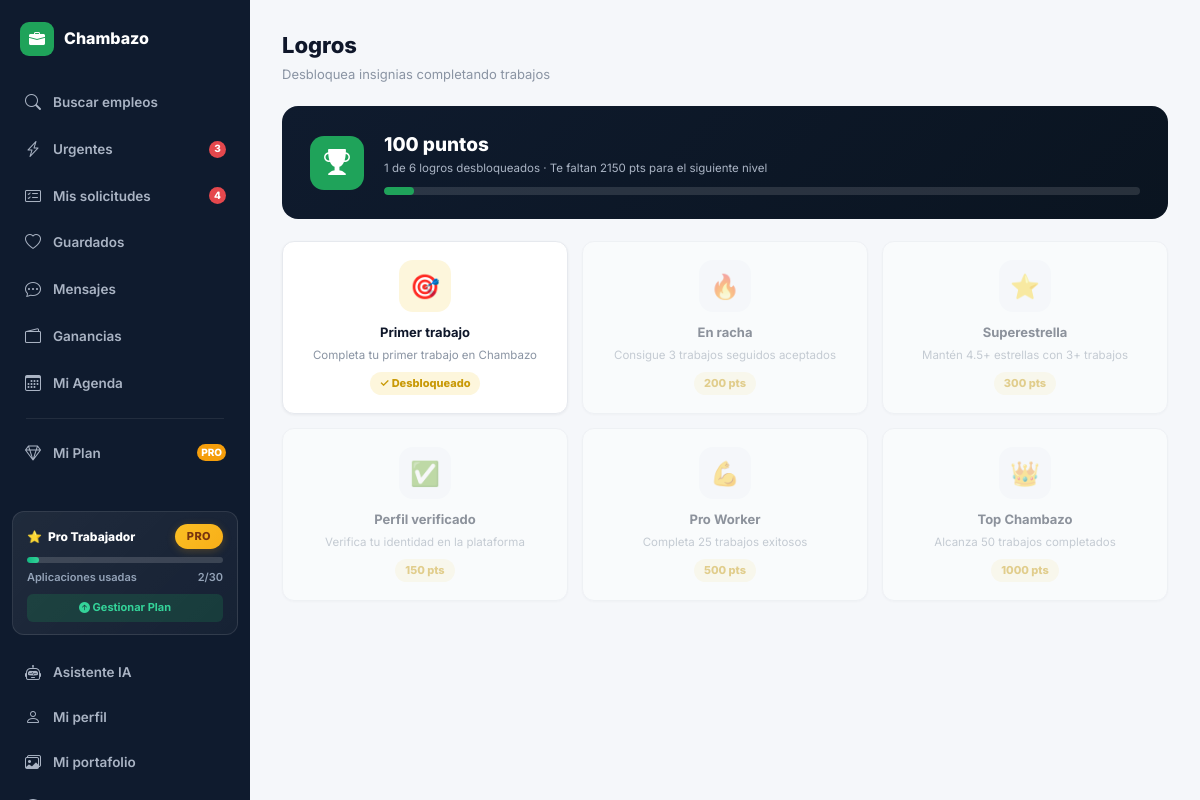
/logros/ (signed in), run on the app's committed database.
### core/models.py (models this page shows, shortened)
class SuscripcionUsuario(models.Model):
    usuario = models.OneToOneField(User, on_delete=models.CASCADE, related_name='suscripcion')
    plan = models.ForeignKey(PlanSuscripcion, on_delete=models.SET_NULL, null=True, related_name='suscriptores')
    fecha_inicio = models.DateTimeField(auto_now_add=True)
    fecha_renovacion = models.DateTimeField(null=True, blank=True)
    usos_este_mes = models.PositiveIntegerField(default=0)
    mes_actual = models.PositiveIntegerField(default=1)
    activa = models.BooleanField(default=True)
    metodo_pago_id = models.CharField(max_length=100, blank=True)
    @property
    def porcentaje_uso(self):
        if not self.plan or self.plan.es_ilimitado or self.plan.cupo_mensual == 0:
            return 0
        return min(100, int(self.usos_este_mes / self.plan.cupo_mensual * 100))

class PlanSuscripcion(models.Model):
    TIPO_ROL = [('trabajador', 'Trabajador'), ('contratista', 'Contratista')]
    TIPO_PLAN = [('basico', 'Básico'), ('pro', 'Pro'), ('premium', 'Premium')]
    nombre = models.CharField(max_length=50)
    slug = models.SlugField(unique=True)
    rol = models.CharField(max_length=20, choices=TIPO_ROL)
    tipo = models.CharField(max_length=20, choices=TIPO_PLAN)
    precio_mensual = models.DecimalField(max_digits=8, decimal_places=2, default=0)
    cupo_mensual = models.IntegerField(default=0, help_text='0 = ilimitado')
    destacado = models.BooleanField(default=False, help_text='Resalta visualmente este plan')
    beneficios = models.JSONField(default=list, blank=True)
    icono = models.CharField(max_length=10, default='🆓')
    color = models.CharField(max_length=20, default='#1FA35A')
    orden = models.PositiveIntegerField(default=0)
    activo = models.BooleanField(default=True)
    class Meta:
        ordering = ['rol', 'orden']
    @property
    def es_ilimitado(self):
        return self.cupo_mensual == 0 and self.tipo != 'basico'

class Logro(models.Model):
    codigo      = models.CharField(max_length=40, unique=True)
    nombre      = models.CharField(max_length=100)
    descripcion = models.CharField(max_length=200)
    icono       = models.CharField(max_length=10, default='🏆')
    puntos      = models.PositiveIntegerField(default=100)
    meta        = models.PositiveIntegerField(default=1, help_text='Cantidad requerida para desbloquear')
    orden       = models.PositiveIntegerField(default=0)
    class Meta:
        ordering = ['orden']

### core/views.py (the view)
# urls.py: path('logros/', views.logros, name='logros'),
@login_required
def logros(request):
    verificar_logros(request.user)
    todos = Logro.objects.all()
    obtenidos_ids = set(LogroObtenido.objects.filter(usuario=request.user).values_list('logro_id', flat=True))
    puntos_totales = Logro.objects.filter(id__in=obtenidos_ids).aggregate(s=Sum('puntos'))['s'] or 0
    puntos_max = todos.aggregate(s=Sum('puntos'))['s'] or 1
    lista = []
    for l in todos:
        lista.append({'logro': l, 'desbloqueado': l.id in obtenidos_ids})
    nivel_pct = int((puntos_totales / puntos_max) * 100) if puntos_max else 0
    ctx = ctx_base(request)
    ctx.update({
        'lista_logros': lista, 'puntos_totales': puntos_totales,
        'desbloqueados': len(obtenidos_ids), 'total_logros': todos.count(),
        'nivel_pct': nivel_pct, 'puntos_faltan': max(puntos_max - puntos_totales, 0),
        'active': 'logros',
    })
    return render(request, 'core/logros.html', ctx)

### core/context_processors.py (called while the page is built)
def global_settings(request):
    return {
        'GOOGLE_MAPS_KEY': getattr(settings, 'GOOGLE_MAPS_API_KEY', ''),
    }

### core/views.py (called while the page is built)
def _obtener_suscripcion(user):
    from datetime import timedelta
    try:
        return user.suscripcion
    except SuscripcionUsuario.DoesNotExist:
        rol = user.profile.rol
        plan_basico = PlanSuscripcion.objects.filter(rol=rol, tipo='basico', activo=True).first()
        if plan_basico:
            return SuscripcionUsuario.objects.create(
                usuario=user, plan=plan_basico,
                fecha_renovacion=timezone.now() + timedelta(days=30),
                mes_actual=timezone.now().month
            )
        return None

### core/templates/core/logros.html (shortened to what this page needs)
{% extends 'core/base.html' %}
{% block body %}
{% include 'core/_sidebar_trabajador.html' %}
<div class="page-hd"><div><h1>Logros</h1><p>Desbloquea insignias completando trabajos</p></div></div>
<div class="logro-hero">
  <div class="logro-hero-icon"><i class="bi bi-trophy-fill"></i></div>
  <div style="flex:1;">
    <div class="fw-800" style="font-size:19px;">{{ puntos_totales }} puntos</div>
    <div class="t-xs" style="color:#aab4c4;margin-bottom:10px;">{{ desbloqueados }} de {{ total_logros }} logros desbloqueados · Te faltan {{ puntos_faltan }} pts para el siguiente nivel</div>
    <div class="prog-wrap" style="background:rgba(255,255,255,.12);"><div class="prog-fill" style="width:{{ nivel_pct }}%;"></div></div>
  </div>
</div>
<div class="logros-grid">
  {% for item in lista_logros %}
  <div class="logro-card {% if not item.desbloqueado %}locked{% endif %}">
    <div class="logro-icon-box">{{ item.logro.icono }}</div>
    <div class="fw-700 t-sm">{{ item.logro.nombre }}</div>
    <div class="t-xs t-muted mt-4">{{ item.logro.descripcion }}</div>
    <div class="logro-pts">{% if item.desbloqueado %}✓ Desbloqueado{% else %}{{ item.logro.puntos }} pts{% endif %}</div>
  </div>
  {% endfor %}
</div>
{% include 'core/_sidebar_close.html' %}
{% endblock %}

### core/templates/core/_sidebar_trabajador.html (shortened to what this page needs)
<div class="app-shell">
<aside class="app-sidebar" id="appSidebar">
  <div class="sidebar-brand" onclick="toggleSidebarCollapse()" onkeypress="if(event.key==='Enter'||event.key===' ')toggleSidebarCollapse()" role="button" tabindex="0" style="cursor:pointer;" title="Colapsar/expandir menú">
    <div class="brand-icon"><i class="bi bi-briefcase-fill"></i></div>
    <span class="sidebar-brand-text">Chambazo</span>
  </div>
  <nav class="sidebar-nav">
    <a href="{% url 'home_trabajador' %}" class="sidebar-link {% if active == 'buscar' %}active{% endif %}">
      <i class="bi bi-search"></i><span class="link-text">Buscar empleos</span>
    </a>
    <a href="{% url 'trabajos_urgentes' %}" class="sidebar-link {% if active == 'urgentes' %}active{% endif %}">
      <i class="bi bi-lightning-charge"></i><span class="link-text">Urgentes</span>
      {% if urgentes_count > 0 %}<span class="sidebar-badge">{{ urgentes_count }}</span>{% endif %}
    </a>
    <a href="{% url 'mis_solicitudes' %}" class="sidebar-link {% if active == 'solicitudes' %}active{% endif %}">
      <i class="bi bi-card-checklist"></i><span class="link-text">Mis solicitudes</span>
      {% if solicitudes_pend_count > 0 %}<span class="sidebar-badge">{{ solicitudes_pend_count }}</span>{% endif %}
    </a>
    <a href="{% url 'guardados' %}" class="sidebar-link {% if active == 'guardados' %}active{% endif %}">
      <i class="bi bi-heart"></i><span class="link-text">Guardados</span>
    </a>
    <a href="{% url 'mensajes' %}" class="sidebar-link {% if active == 'mensajes' %}active{% endif %}">
      <i class="bi bi-chat-dots"></i><span class="link-text">Mensajes</span>
    </a>
    <a href="{% url 'ganancias' %}" class="sidebar-link {% if active == 'ganancias' %}active{% endif %}">
      <i class="bi bi-wallet2"></i><span class="link-text">Ganancias</span>
    </a>
    <a href="{% url 'mi_agenda' %}" class="sidebar-link {% if active == 'agenda' %}active{% endif %}">
      <i class="bi bi-calendar3"></i><span class="link-text">Mi Agenda</span>
    </a>
      <div class="sidebar-divider"></div>
    <a href="{% url 'planes' %}" class="sidebar-link {% if active == 'planes' %}active{% endif %}" style="{% if active == 'planes' %}background:linear-gradient(135deg,#8b5cf6,#7c3aed);{% endif %}">
      <i class="bi bi-gem"></i><span class="link-text">Mi Plan</span>
      {% if user.suscripcion.plan.tipo != 'basico' %}
        <span class="sidebar-badge" style="background:{% if user.suscripcion.plan.tipo == 'premium' %}#8b5cf6{% else %}#f59e0b{% endif %};">{{ user.suscripcion.plan.tipo|upper }}</span>
      {% endif %}
    </a>
  </nav>
    <div class="sidebar-plan-widget anim-fade-up">
      <div class="spw-header">
        <span class="spw-title">
          <span>{{ user.suscripcion.plan.icono|default:"🆓" }}</span>
          <span>{{ user.suscripcion.plan.nombre|default:"Plan Básico" }}</span>
        </span>
        <span class="badge-plan {{ user.suscripcion.plan.tipo|default:"basico" }}">
          {{ user.suscripcion.plan.tipo|default:"BÁSICO"|upper }}
        </span>
      </div>
      <div class="spw-bar">
        <div class="spw-bar-fill" style="width:{{ user.suscripcion.porcentaje_uso|default:0 }}%;"></div>
      </div>
      <div class="spw-text">
        <span>Aplicaciones usadas</span>
        <span>{{ user.suscripcion.usos_este_mes|default:0 }}/{% if user.suscripcion.plan.es_ilimitado %}∞{% else %}{{ user.suscripcion.plan.cupo_mensual|default:2 }}{% endif %}</span>
      </div>
      <a href="{% url 'planes' %}" class="spw-upgrade-btn">
        <i class="bi bi-arrow-up-circle-fill"></i> Gestionar Plan
      </a>
    </div>
  <div class="sidebar-bottom">
    <a href="{% url 'asistente' %}" class="sidebar-link {% if active == 'asistente' %}active{% endif %}">
      <i class="bi bi-robot"></i><span class="link-text">Asistente IA</span>
    </a>
    <a href="{% url 'perfil_trabajador' %}" class="sidebar-link {% if active == 'perfil' %}active{% endif %}">
      <i class="bi bi-person"></i><span class="link-text">Mi perfil</span>
    </a>
    <a href="{% url 'galeria_gestionar' %}" class="sidebar-link {% if active == 'portafolio' %}active{% endif %}">
      <i class="bi bi-images"></i><span class="link-text">Mi portafolio</span>
    </a>
    <a href="{% url 'solicitar_verificacion' %}" class="sidebar-link {% if active == 'verificar_kyc' %}active{% endif %}">
      <i class="bi bi-shield-check"></i><span class="link-text">Verificar Identidad (KYC)</span>
    </a>
  </div>
</aside>
<div style="flex:1;min-width:0;display:flex;flex-direction:column;">
  <main class="app-content">

### data on the page
Logro: logro.icono "🎯", logro.nombre "Primer trabajo", logro.descripcion "Completa tu primer trabajo en Chambazo", shows "✓ Desbloqueado"
Logro: logro.icono "🔥", logro.nombre "En racha", logro.descripcion "Consigue 3 trabajos seguidos aceptados", logro.puntos "200"
Logro: logro.icono "⭐", logro.nombre "Superestrella", logro.descripcion "Mantén 4.5+ estrellas con 3+ trabajos", logro.puntos "300"
Logro: logro.icono "✅", logro.nombre "Perfil verificado", logro.descripcion "Verifica tu identidad en la plataforma", logro.puntos "150"
Logro: logro.icono "💪", logro.nombre "Pro Worker", logro.descripcion "Completa 25 trabajos exitosos", logro.puntos "500"
Logro: logro.icono "👑", logro.nombre "Top Chambazo", logro.descripcion "Alcanza 50 trabajos completados", logro.puntos "1000"

### other printed values
{{ urgentes_count }} "3"
{{ solicitudes_pend_count }} "4"
{{ user.suscripcion.plan.tipo|upper }} "PRO"
{{ user.suscripcion.plan.icono|default:"🆓" }} "⭐"
{{ user.suscripcion.plan.nombre|default:"Plan Básico" }} "Pro Trabajador"
{{ user.suscripcion.plan.tipo|default:"BÁSICO"|upper }} "PRO"
{{ user.suscripcion.usos_este_mes|default:0 }} "2"
{{ user.suscripcion.plan.cupo_mensual|default:2 }} "30"
{{ puntos_totales }} "100"
{{ desbloqueados }} "1"
{{ total_logros }} "6"
{{ puntos_faltan }} "2150"
